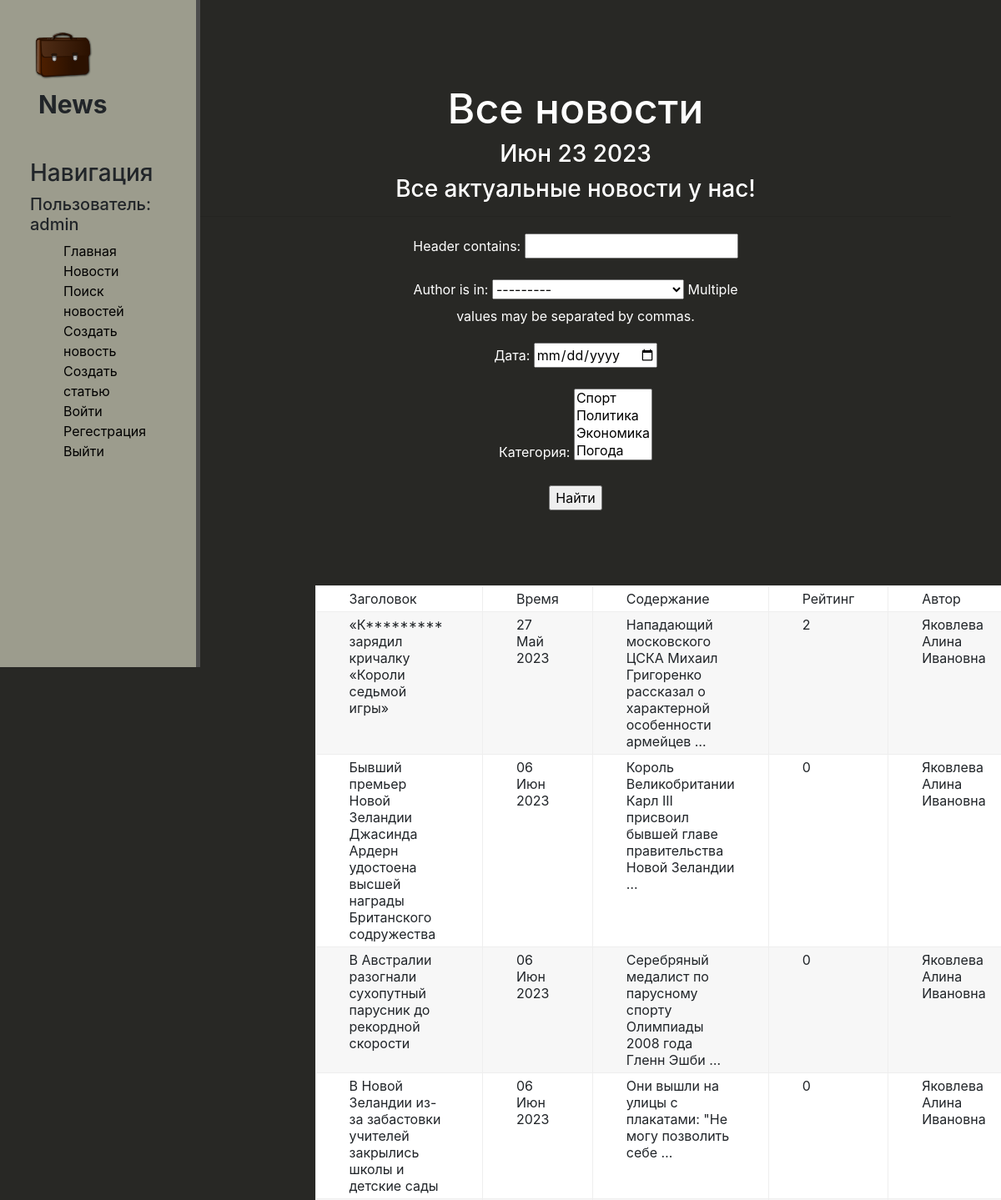
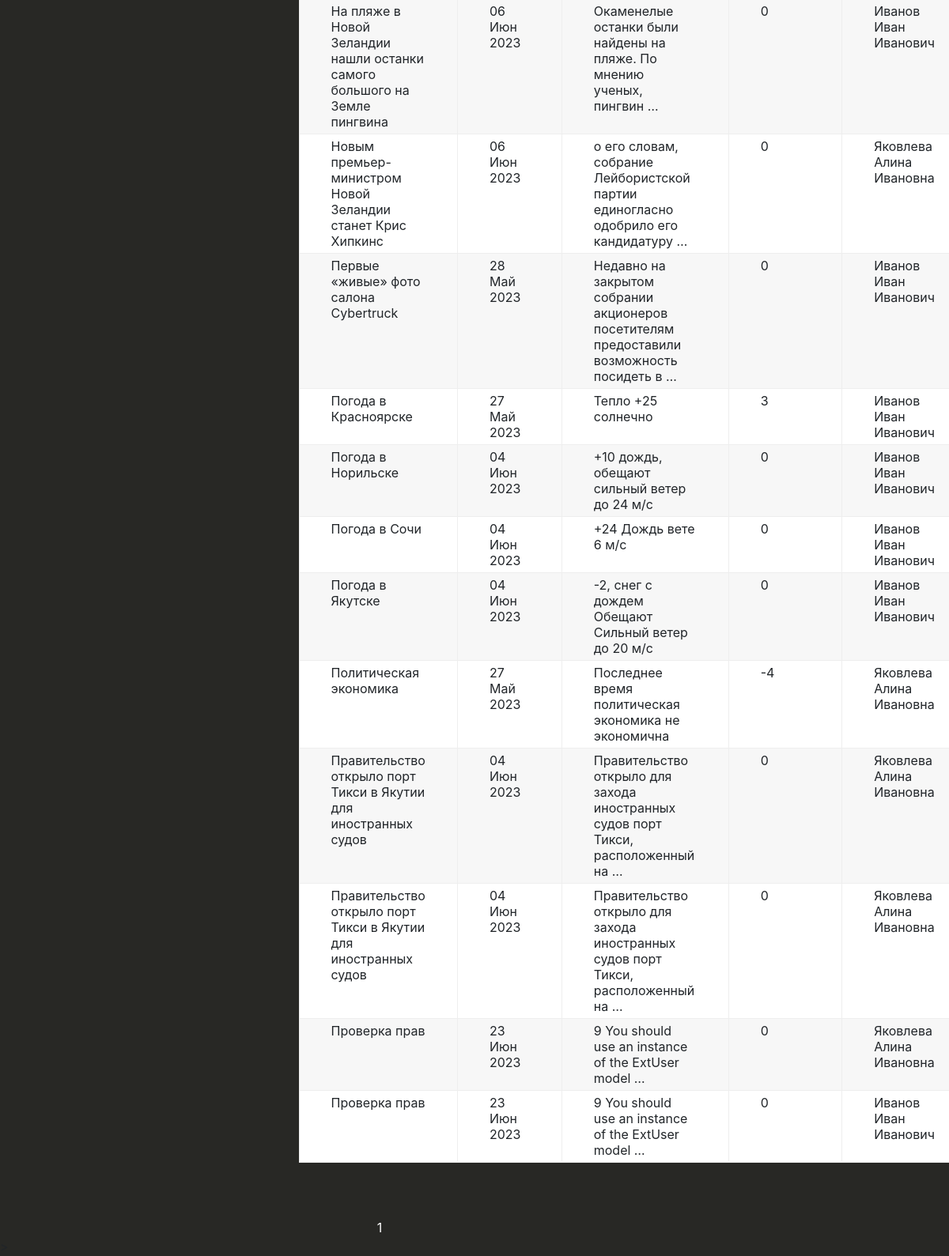
The page /news/ (signed in) on the database its author committed (2 pictures, top to bottom).
### news/models.py (models this page shows, shortened)
class Post(models.Model):
    author = models.ForeignKey(Author, on_delete=models.CASCADE)
    type = models.CharField(max_length=2, choices=TYPES, default=news_)
    time_in = models.DateTimeField(auto_now_add=True)
    category = models.ManyToManyField('Category', through='PostCategory')
    header = models.CharField(max_length=255)
    content = models.TextField(default="...")
    rating = models.IntegerField(default=0)

class Author(models.Model):
    full_name = models.CharField(max_length=100)
    user = models.OneToOneField(User, on_delete=models.CASCADE, primary_key=True)
    rating = models.IntegerField(default=0)
    def __str__(self):
        return self.full_name.title()

### news/views.py (the view)
# urls.py: path('news/', PostList.as_view(), name='news'),
class PostList(ListView):
    model = Post
    ordering = 'header'
    template_name = 'flatpages/news/news.html'
    context_object_name = 'news'
    paginate_by = 25
    def get_queryset(self):
        queryset = super().get_queryset()
        self.filterset = PostFilter(self.request.GET, queryset)
        return self.filterset.qs
    def get_context_data(self, **kwargs):
        context = super().get_context_data(**kwargs)
        context['time_now'] = datetime.utcnow()
        context['next_sale'] = None
        context['next_sale'] = "Все актуальные новости у нас!"
        context['filterset'] = self.filterset
        return context

### news/models.py (called while the page is built)
    def __str__(self):
        return self.name.title()

### news/templatetags/custom_censor.py (called while the page is built)
def censor(value):
    bad_words = ['Редиска', 'Карнаухов']
    for word in bad_words:
        value = value.replace(word, word[0] + '*' * len(word))
    return value

### news/templates/flatpages/news/news.html (shortened to what this page needs)
{% extends 'flatpages/news/default.html'%}
{% load custom_censor %}
{% block content %}
<div class="features">
       <h1> Все новости  </h1>
       <h3>{{ time_now|date:'M d Y' }}</h3>
         <h3> {{ next_sale|default_if_none:"Чуть позже сообщим о распродаже!" }} </h3>
       <hr>
    <form action="" method="get">
        {{ filterset.form.as_p }}
        <input type="submit" value="Найти" />
    </form>
       <div class="table">
   <p>{% if news %}
       <table>
           <tr>
               <td>Заголовок</td>
               <td>Время</td>
               <td>Содержание</td>
               <td>Рейтинг</td>
               <td>Автор</td>
           </tr>
           {% for post in news %}
           <tr>
               <td>{{ post.header | censor}}</td>
               <td>{{ post.time_in | date:'d M Y' }}</td>
               <td>{{ post.content|truncatewords:10 }}</td>
               <td>{{ post.rating }}</td>
               <td>{{ post.author.full_name }}</td>
           {% endfor %}
       </table>
       </div>
   {% else %}
       <h2>Новостей нет!</h2>
   {% endif %}
   </div>
   <div class="pagin">
   {{ page_obj.number }}
   </div>>
{% endblock %}

### news/templates/flatpages/news/default.html (shortened to what this page needs)
{% load static %}
<html lang="en">
 <head>
    <link rel="stylesheet" href="https://stackpath.bootstrapcdn.com/bootstrap/4.1.3/css/bootstrap.min.css">
    <link rel="stylesheet" href="{% static 'news/css/news.css' %}">
</head>
<body>
     <aside>
         <img src="{% static 'news/img/briefcase.svg' %}" alt="">
         <span class="logo">News</span>
         <h3>Навигация</h3>
         <h5> Пользователь: {{request.user.username}}</h5>
         <ul>
            <a href="{% url 'home' %}"><li></i> Главная</li></a>
            <a href="{% url 'news' %}"><li>Новости</li></a>
            <a href="{% url 'search' %}"><li>Поиск новостей</li></a>
            <a href="{% url 'post_create' %}"><li>Создать новость</li></a>
            <a href="{% url 'article_create' %}"><li>Создать статью</li></a>
            <a href="{% url 'login' %}"><li>Войти</li></a>
            <a href="{% url 'signup' %}"><li>Регестрация</li></a>
            <a href="{% url 'logout' %}"><li>Выйти</li></a>
         </ul>
     </aside>
     <main>
        {% block content %}
        {% endblock %}
     </main>
</body>
</html>

### news/static/news/css/news.css (style rules this page uses)
body { background: #282825; }
aside { float: left; background: #9c9c8d; width: 20%; padding:3%; border-right: 5px solid #4d4d4d; height: 100vh; }
aside img { width: 80px; float:left; }
aside .logo { font-size:30px; margin-left: 10px; font-weight: bold; position: relative; top: +7px; }
aside h3 { margin-top: 50px; font-size: 28px; }
aside ul { list-style: none }
aside ul li { color: #000000; display: block; margin-to: 20px; transition: transform .6s ease; }
main .features { float: left; color: #fff; margin-top: 100px; text-align: center; width: 75%; }
main .features h1 { font-size: 50px; }
main .features p { max-width: 400px; margin: 20px auto; }
.table { border: 0px solid #eee; table-layout: fixed; width: 75%; margin-bottom: 70px; margin-top: 90px; }
.table td { padding: 5px 40px; border: 1px solid #eee; text-align: left; }
.table tbody tr:nth-child(odd) { background: #fff; }
.table tbody tr:nth-child(even) { background: #F7F7F7; }
.pagin { color: #fff; width: 80%; text-align: center; margin-to: 20px; transition: transform .6s ease; }

### rows shown on the page
Post: header|censor "«К********* зарядил кричалку «Короли седьмой игры»", time_in "27 Май 2023", content "Нападающий московского ЦСКА Михаил Григоренко рассказал о характерной особенности армейцев …", rating "2", author.full_name "Яковлева Алина Ивановна"
Post: header|censor "Бывший премьер Новой Зеландии Джасинда Ардерн удостоена высшей награды Британского содружества", time_in "06 Июн 2023", content "Король Великобритании Карл III присвоил бывшей главе правительства Новой Зеландии …", rating "0", author.full_name "Яковлева Алина Ивановна"
Post: header|censor "В Австралии разогнали сухопутный парусник до рекордной скорости", time_in "06 Июн 2023", content "Серебряный медалист по парусному спорту Олимпиады 2008 года Гленн Эшби …", rating "0", author.full_name "Яковлева Алина Ивановна"
Post: header|censor "В Новой Зеландии из-за забастовки учителей закрылись школы и детские сады", time_in "06 Июн 2023", content "Они вышли на улицы с плакатами: \"Не могу позволить себе …", rating "0", author.full_name "Яковлева Алина Ивановна"
Post: header|censor "На пляже в Новой Зеландии нашли останки самого большого на Земле пингвина", time_in "06 Июн 2023", content "Окаменелые останки были найдены на пляже. По мнению ученых, пингвин …", rating "0", author.full_name "Иванов Иван Иванович"
Post: header|censor "Новым премьер-министром Новой Зеландии станет Крис Хипкинс", time_in "06 Июн 2023", content "о его словам, собрание Лейбористской партии единогласно одобрило его кандидатуру …", rating "0", author.full_name "Яковлева Алина Ивановна"
Post: header|censor "Первые «живые» фото салона Cybertruck", time_in "28 Май 2023", content "Недавно на закрытом собрании акционеров посетителям предоставили возможность посидеть в …", rating "0", author.full_name "Иванов Иван Иванович"
Post: header|censor "Погода в Красноярске", time_in "27 Май 2023", content "Тепло +25 солнечно", rating "3", author.full_name "Иванов Иван Иванович"
Post: header|censor "Погода в Норильске", time_in "04 Июн 2023", content "+10 дождь, обещают сильный ветер до 24 м/с", rating "0", author.full_name "Иванов Иван Иванович"
Post: header|censor "Погода в Сочи", time_in "04 Июн 2023", content "+24 Дождь вете 6 м/с", rating "0", author.full_name "Иванов Иван Иванович"
Post: header|censor "Погода в Якутске", time_in "04 Июн 2023", content "-2, снег с дождем Обещают Сильный ветер до 20 м/c", rating "0", author.full_name "Иванов Иван Иванович"
Post: header|censor "Политическая экономика", time_in "27 Май 2023", content "Последнее время политическая экономика не экономична", rating "-4", author.full_name "Яковлева Алина Ивановна"
Post: header|censor "Правительство открыло порт Тикси в Якутии для иностранных судов", time_in "04 Июн 2023", content "Правительство открыло для захода иностранных судов порт Тикси, расположенный на …", rating "0", author.full_name "Яковлева Алина Ивановна"
Post: header|censor "Правительство открыло порт Тикси в Якутии для иностранных судов", time_in "04 Июн 2023", content "Правительство открыло для захода иностранных судов порт Тикси, расположенный на …", rating "0", author.full_name "Яковлева Алина Ивановна"
Post: header|censor "Проверка прав", time_in "23 Июн 2023", content "9 You should use an instance of the ExtUser model …", rating "0", author.full_name "Яковлева Алина Ивановна"
Post: header|censor "Проверка прав", time_in "23 Июн 2023", content "9 You should use an instance of the ExtUser model …", rating "0", author.full_name "Иванов Иван Иванович"

### other values the page prints
{{ request.user.username }} "admin"
{{ time_now|date:'M d Y' }} "Июн 23 2023"
{{ next_sale|default_if_none:"Чуть позже сообщим о распродаже!" }} "Все актуальные новости у нас!"
{{ page_obj.number }} "1"
